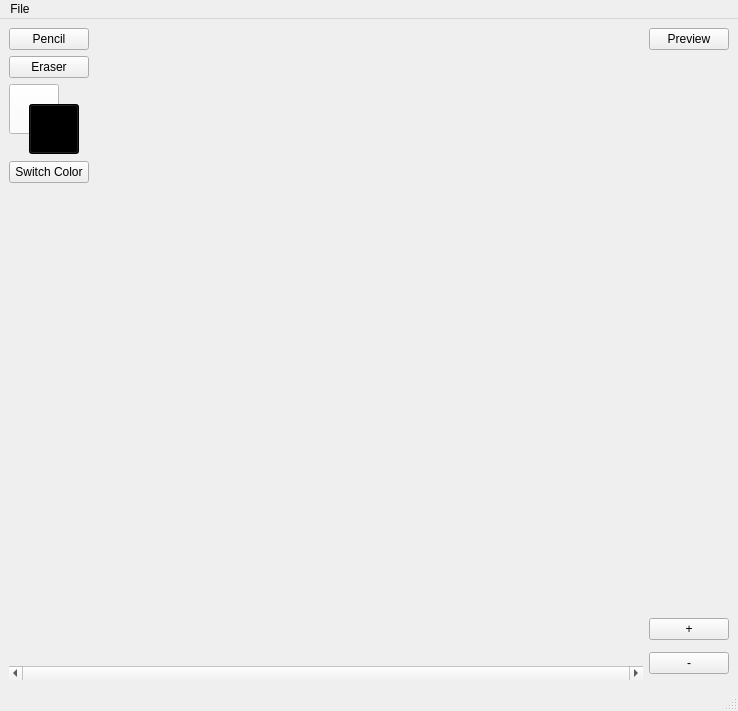
<?xml version="1.0" encoding="UTF-8"?>
<ui version="4.0">
 <class>View</class>
 <widget class="QMainWindow" name="View">
  <property name="geometry">
   <rect>
    <x>0</x>
    <y>0</y>
    <width>738</width>
    <height>711</height>
   </rect>
  </property>
  <property name="windowTitle">
   <string>Sprite Editor</string>
  </property>
  <property name="toolTip">
   <string/>
  </property>
  <widget class="QWidget" name="centralwidget">
   <layout class="QVBoxLayout" name="verticalLayout" stretch="1,0">
    <item>
     <layout class="QHBoxLayout" name="toolsEditorLayout" stretch="0,1,0">
      <property name="spacing">
       <number>6</number>
      </property>
      <item>
       <layout class="QVBoxLayout" name="toolsLayout">
        <property name="spacing">
         <number>6</number>
        </property>
        <item>
         <widget class="QPushButton" name="pencilButton">
          <property name="toolTip">
           <string>Pencil Tool</string>
          </property>
          <property name="text">
           <string>Pencil</string>
          </property>
         </widget>
        </item>
        <item>
         <widget class="QPushButton" name="eraserButton">
          <property name="toolTip">
           <string>Eraser Tool</string>
          </property>
          <property name="text">
           <string>Eraser</string>
          </property>
         </widget>
        </item>
        <item>
         <widget class="QFrame" name="colorFrame">
          <property name="sizePolicy">
           <sizepolicy hsizetype="Expanding" vsizetype="Minimum">
            <horstretch>0</horstretch>
            <verstretch>0</verstretch>
           </sizepolicy>
          </property>
          <property name="minimumSize">
           <size>
            <width>0</width>
            <height>71</height>
           </size>
          </property>
          <property name="layoutDirection">
           <enum>Qt::LeftToRight</enum>
          </property>
          <property name="frameShape">
           <enum>QFrame::NoFrame</enum>
          </property>
          <property name="frameShadow">
           <enum>QFrame::Plain</enum>
          </property>
          <widget class="QPushButton" name="secondaryColorButton">
           <property name="geometry">
            <rect>
             <x>0</x>
             <y>0</y>
             <width>50</width>
             <height>50</height>
            </rect>
           </property>
           <property name="toolTip">
            <string>Secondary Color</string>
           </property>
           <property name="styleSheet">
            <string notr="true">background-color: rgb(255, 255, 255);</string>
           </property>
           <property name="text">
            <string/>
           </property>
          </widget>
          <widget class="QPushButton" name="primaryColorButton">
           <property name="geometry">
            <rect>
             <x>20</x>
             <y>20</y>
             <width>50</width>
             <height>50</height>
            </rect>
           </property>
           <property name="toolTip">
            <string>Primary Color</string>
           </property>
           <property name="styleSheet">
            <string notr="true">background-color: rgb(0, 0, 0);</string>
           </property>
           <property name="text">
            <string/>
           </property>
          </widget>
         </widget>
        </item>
        <item>
         <widget class="QPushButton" name="switchColorButton">
          <property name="text">
           <string>Switch Color</string>
          </property>
         </widget>
        </item>
        <item>
         <spacer name="verticalSpacer">
          <property name="orientation">
           <enum>Qt::Vertical</enum>
          </property>
          <property name="sizeHint" stdset="0">
           <size>
            <width>20</width>
            <height>40</height>
           </size>
          </property>
         </spacer>
        </item>
       </layout>
      </item>
      <item>
       <widget class="EditorWidget" name="canvas" native="true">
        <property name="sizePolicy">
         <sizepolicy hsizetype="Preferred" vsizetype="Preferred">
          <horstretch>1</horstretch>
          <verstretch>1</verstretch>
         </sizepolicy>
        </property>
        <property name="styleSheet">
         <string notr="true"/>
        </property>
       </widget>
      </item>
      <item>
       <layout class="QVBoxLayout" name="previewButtonLayout">
        <item>
         <widget class="QPushButton" name="previewButton">
          <property name="text">
           <string>Preview</string>
          </property>
         </widget>
        </item>
        <item>
         <spacer name="verticalSpacer_2">
          <property name="orientation">
           <enum>Qt::Vertical</enum>
          </property>
          <property name="sizeHint" stdset="0">
           <size>
            <width>20</width>
            <height>40</height>
           </size>
          </property>
         </spacer>
        </item>
       </layout>
      </item>
     </layout>
    </item>
    <item>
     <layout class="QHBoxLayout" name="framesLayout" stretch="0,0">
      <property name="spacing">
       <number>6</number>
      </property>
      <item>
       <widget class="QScrollArea" name="framesScrollArea">
        <property name="frameShape">
         <enum>QFrame::NoFrame</enum>
        </property>
        <property name="lineWidth">
         <number>3</number>
        </property>
        <property name="verticalScrollBarPolicy">
         <enum>Qt::ScrollBarAlwaysOff</enum>
        </property>
        <property name="horizontalScrollBarPolicy">
         <enum>Qt::ScrollBarAlwaysOn</enum>
        </property>
        <property name="widgetResizable">
         <bool>true</bool>
        </property>
        <widget class="QWidget" name="framesScrollAreaWidgetContent">
         <property name="geometry">
          <rect>
           <x>0</x>
           <y>0</y>
           <width>630</width>
           <height>54</height>
          </rect>
         </property>
         <layout class="QHBoxLayout" name="horizontalLayout" stretch="0">
          <property name="leftMargin">
           <number>0</number>
          </property>
          <property name="topMargin">
           <number>0</number>
          </property>
          <property name="rightMargin">
           <number>0</number>
          </property>
          <property name="bottomMargin">
           <number>0</number>
          </property>
          <item>
           <spacer name="horizontalSpacer">
            <property name="orientation">
             <enum>Qt::Horizontal</enum>
            </property>
            <property name="sizeType">
             <enum>QSizePolicy::Expanding</enum>
            </property>
            <property name="sizeHint" stdset="0">
             <size>
              <width>40</width>
              <height>20</height>
             </size>
            </property>
           </spacer>
          </item>
         </layout>
        </widget>
       </widget>
      </item>
      <item>
       <layout class="QVBoxLayout" name="frameControlsLayout">
        <item>
         <widget class="QPushButton" name="createFrameButton">
          <property name="text">
           <string>+</string>
          </property>
         </widget>
        </item>
        <item>
         <widget class="QPushButton" name="deleteFrameButton">
          <property name="sizePolicy">
           <sizepolicy hsizetype="Fixed" vsizetype="Fixed">
            <horstretch>0</horstretch>
            <verstretch>0</verstretch>
           </sizepolicy>
          </property>
          <property name="text">
           <string>-</string>
          </property>
         </widget>
        </item>
       </layout>
      </item>
     </layout>
    </item>
   </layout>
  </widget>
  <widget class="QMenuBar" name="menubar">
   <property name="geometry">
    <rect>
     <x>0</x>
     <y>0</y>
     <width>738</width>
     <height>21</height>
    </rect>
   </property>
   <widget class="QMenu" name="menuFile">
    <property name="title">
     <string>File</string>
    </property>
    <addaction name="actionNew"/>
    <addaction name="actionOpen"/>
    <addaction name="separator"/>
    <addaction name="actionSave"/>
    <addaction name="actionSave_As"/>
   </widget>
   <addaction name="menuFile"/>
  </widget>
  <widget class="QStatusBar" name="statusbar"/>
  <action name="actionNew">
   <property name="text">
    <string>New...</string>
   </property>
  </action>
  <action name="actionOpen">
   <property name="text">
    <string>Open...</string>
   </property>
  </action>
  <action name="actionSave">
   <property name="text">
    <string>Save</string>
   </property>
  </action>
  <action name="actionSave_As">
   <property name="text">
    <string>Save As...</string>
   </property>
  </action>
 </widget>
 <customwidgets>
  <customwidget>
   <class>EditorWidget</class>
   <extends>QWidget</extends>
   <header>editorwidget.h</header>
   <container>1</container>
  </customwidget>
 </customwidgets>
 <resources/>
 <connections/>
</ui>
